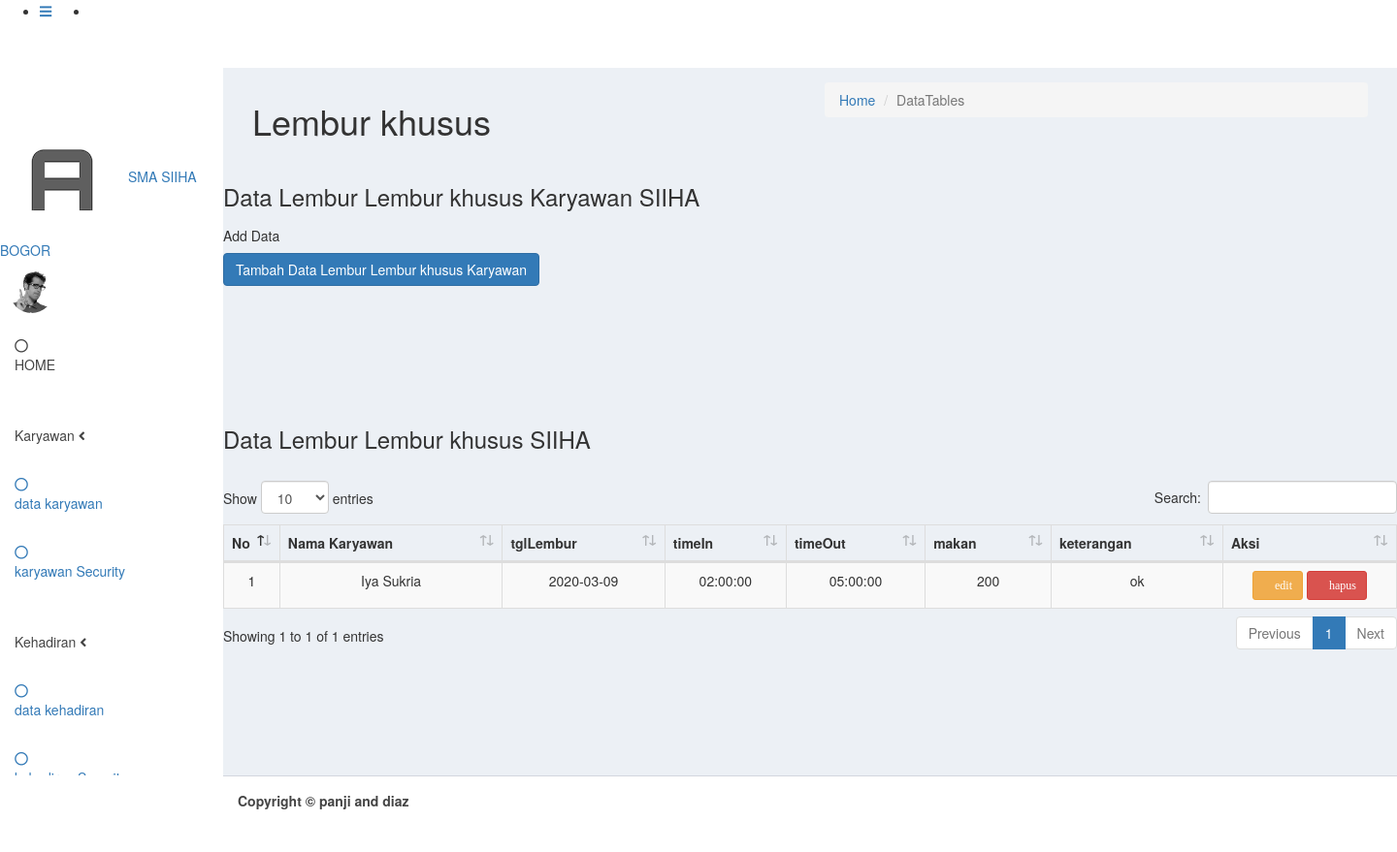
The page /lemburkhusus.php on the database its author committed.
### tables this page shows
CREATE TABLE `lemburkhusus` (
  `id` bigint(20) NOT NULL AUTO_INCREMENT,
  `namaKaryawan` varchar(200) DEFAULT NULL,
  `tglLembur` date DEFAULT NULL,
  `timeOut` time DEFAULT NULL,
  `timeIn` time DEFAULT NULL,
  `makan` int(11) DEFAULT NULL,
  `keterangan` varchar(200) DEFAULT NULL,
  `jumlahjam` int(11) DEFAULT NULL,
  `lembur` int(11) DEFAULT NULL,
  PRIMARY KEY (`id`)
);

### lemburkhusus.php (the view, shortened to what this page needs)
 <?php  include "halaman/admin/header.php";?>
 <?php
include "koneksi/koneksi.php";
?>
<!DOCTYPE html>
<html>
<head>
 <link rel="stylesheet" type="text/css" href="themes/default/easyui.css"/>
        <link rel="stylesheet" type="text/css" href="themes/icon.css"/>
<link rel="stylesheet" href="//code.jquery.com/ui/1.12.0/themes/smoothness/jquery-ui.css">
<link type="text/css" href="bootstrap/css/bootstrap.css" rel="stylesheet">
<link type="text/css" href="bootstrap-datetimepicker/css/bootstrap-datetimepicker.css" rel="stylesheet">
</head>
<body class="hold-transition sidebar-mini">
<div class="wrapper">
 <?php  include "halaman/admin/content.php";?>
<?php
$view =isset($_GET['view']) ? $_GET['view'] :null;
switch ($view) {
default:
?>
  <div class="content-wrapper">
    <section class="content-header">
      <div class="container-fluid">
        <div class="row mb-2">
          <div class="col-sm-6">
            <h1>Lembur khusus </h1>
          </div>
          <div class="col-sm-6">
            <ol class="breadcrumb float-sm-right">
              <li class="breadcrumb-item"><a href="#">Home</a></li>
              <li class="breadcrumb-item active">DataTables</li>
            </ol>
          </div>
        </div>
      </div>
    </section>
  <section class="content">
      <div class="row">
        <div class="col-12">
            <div class="card card-primary">
            <div class="card-header">
              <h3 class="card-title">Data Lembur Lembur khusus Karyawan SIIHA</h3>
            </div>
            <table >
              <tr>
                <td>
            <div class="card">
              <div class="card-header">
                <h5 class="card-title m-0">Add Data</h5>
              </div>
              <div class="card-body">
              <a href="lemburkhusus.php?view=tambah" class="btn btn-primary" >Tambah Data Lembur Lembur khusus Karyawan</a>
              </div>
            </div>
        </td>
          </tr>
          </table>
        </div>
      </div>
      </div>
    </section>
    <section class="content">
      <div class="row">
        <div class="col-12">
            <div class="card card-primary">
            <div class="card-header">
              <h3 class="card-title">Data  Lembur Lembur khusus  SIIHA</h3>
            </div>
          <br>
               <table id="example1" class="table table-bordered table-striped">
                <thead>
                <tr>
                   <th align='center'>No</th>
                    <th align='center'>Nama Karyawan</th>
                    <th align='center'>tglLembur</th>
                    <th align='center'>timeIn</th>
                    <th align='center'>timeOut</th>
                    <th align='center'>makan</th>
                    <th align='center'>keterangan</th>
                    <th align='center' style="width: 140px;">Aksi</th>
                </tr>
                </thead>
                <tbody>
<?php
$sql = mysqli_query($konek,"SELECT * from lemburkhusus");
$no=1;
while($d= mysqli_fetch_array($sql)){
echo
"<tr>
<td width='40px' align='center'>$no</td>
<td align='center'>$d[namaKaryawan]</td>
<td align='center'>$d[tglLembur]</td>
<td align='center'>$d[timeIn]</td>
<td align='center'>$d[timeOut]</td>
<td align='center'>$d[makan]</td>
<td align='center'>$d[keterangan]</td>
<td width='40px' align='center'>
<a class='btn btn-warning btn-sm fas fa-pencil-alt' href='lemburkhusus.php?view=edit&id=$d[id]' >edit</a>
<a class='btn btn-danger btn-sm fas fa-trash' href='aksi_lemburkhusus.php?act=del&id=$d[id]'>hapus</a>
</td>
</tr>";
$no++;
}
?>
              </table>
            </div>
          </div>
        </div>
      </div>
  </div>
  <?php
break;
?>
<?php
}
?>
</div>
 <?php  include "halaman/admin/footer.php";?>
</body>
</html>

### rows shown on the page
lemburkhusus: namaKaryawan "Iya Sukria", tglLembur "2020-03-09", timeIn "02:00:00", timeOut "05:00:00", makan "200", keterangan "ok"
